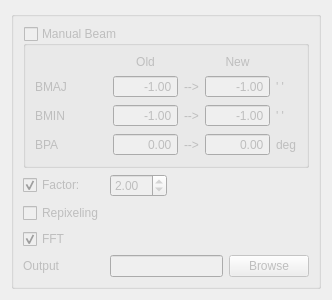
        <widget class="QWidget" name="page_5">
         <layout class="QGridLayout" name="gridLayout_11">
          <item row="1" column="0">
           <widget class="QGroupBox" name="SmoothgroupBox">
            <property name="enabled">
             <bool>false</bool>
            </property>
            <property name="title">
             <string/>
            </property>
            <property name="checkable">
             <bool>false</bool>
            </property>
            <property name="checked">
             <bool>false</bool>
            </property>
            <layout class="QGridLayout" name="gridLayout_6">
             <item row="3" column="0">
              <widget class="QCheckBox" name="ReducecheckBox">
               <property name="text">
                <string>Repixeling</string>
               </property>
              </widget>
             </item>
             <item row="0" column="0" colspan="3">
              <widget class="QGroupBox" name="BeamgroupBox">
               <property name="sizePolicy">
                <sizepolicy hsizetype="Preferred" vsizetype="Maximum">
                 <horstretch>0</horstretch>
                 <verstretch>0</verstretch>
                </sizepolicy>
               </property>
               <property name="toolTip">
                <string>&lt;html&gt;&lt;head/&gt;&lt;body&gt;&lt;p&gt;Manually insert beam parameters&lt;/p&gt;&lt;/body&gt;&lt;/html&gt;</string>
               </property>
               <property name="whatsThis">
                <string>&lt;html&gt;&lt;head/&gt;&lt;body&gt;&lt;p&gt;Whether you wish to manually insert beam parameters&lt;/p&gt;&lt;/body&gt;&lt;/html&gt;</string>
               </property>
               <property name="title">
                <string>Manual Beam</string>
               </property>
               <property name="checkable">
                <bool>true</bool>
               </property>
               <property name="checked">
                <bool>false</bool>
               </property>
               <layout class="QGridLayout" name="gridLayout_8">
                <item row="3" column="0">
                 <widget class="QLabel" name="label_7">
                  <property name="text">
                   <string>BPA</string>
                  </property>
                 </widget>
                </item>
                <item row="0" column="4">
                 <widget class="QLabel" name="label_2">
                  <property name="sizePolicy">
                   <sizepolicy hsizetype="Preferred" vsizetype="Fixed">
                    <horstretch>0</horstretch>
                    <verstretch>0</verstretch>
                   </sizepolicy>
                  </property>
                  <property name="text">
                   <string>New</string>
                  </property>
                  <property name="alignment">
                   <set>Qt::AlignCenter</set>
                  </property>
                 </widget>
                </item>
                <item row="1" column="0">
                 <widget class="QLabel" name="label_4">
                  <property name="sizePolicy">
                   <sizepolicy hsizetype="Fixed" vsizetype="Preferred">
                    <horstretch>0</horstretch>
                    <verstretch>0</verstretch>
                   </sizepolicy>
                  </property>
                  <property name="layoutDirection">
                   <enum>Qt::RightToLeft</enum>
                  </property>
                  <property name="text">
                   <string>BMAJ</string>
                  </property>
                 </widget>
                </item>
                <item row="2" column="0">
                 <widget class="QLabel" name="label_6">
                  <property name="text">
                   <string>BMIN</string>
                  </property>
                 </widget>
                </item>
                <item row="1" column="2">
                 <widget class="QDoubleSpinBox" name="ObmajSpinBox">
                  <property name="locale">
                   <locale language="English" country="UnitedStates"/>
                  </property>
                  <property name="alignment">
                   <set>Qt::AlignRight|Qt::AlignTrailing|Qt::AlignVCenter</set>
                  </property>
                  <property name="buttonSymbols">
                   <enum>QAbstractSpinBox::NoButtons</enum>
                  </property>
                  <property name="minimum">
                   <double>-1.000000000000000</double>
                  </property>
                  <property name="maximum">
                   <double>10000.000000000000000</double>
                  </property>
                  <property name="value">
                   <double>-1.000000000000000</double>
                  </property>
                 </widget>
                </item>
                <item row="1" column="4">
                 <widget class="QDoubleSpinBox" name="NbmajSpinBox">
                  <property name="locale">
                   <locale language="English" country="UnitedStates"/>
                  </property>
                  <property name="alignment">
                   <set>Qt::AlignRight|Qt::AlignTrailing|Qt::AlignVCenter</set>
                  </property>
                  <property name="buttonSymbols">
                   <enum>QAbstractSpinBox::NoButtons</enum>
                  </property>
                  <property name="minimum">
                   <double>-1.000000000000000</double>
                  </property>
                  <property name="maximum">
                   <double>10000.000000000000000</double>
                  </property>
                  <property name="value">
                   <double>-1.000000000000000</double>
                  </property>
                 </widget>
                </item>
                <item row="1" column="5">
                 <widget class="QLabel" name="label_11">
                  <property name="sizePolicy">
                   <sizepolicy hsizetype="Maximum" vsizetype="Preferred">
                    <horstretch>0</horstretch>
                    <verstretch>0</verstretch>
                   </sizepolicy>
                  </property>
                  <property name="text">
                   <string>' '</string>
                  </property>
                 </widget>
                </item>
                <item row="2" column="2">
                 <widget class="QDoubleSpinBox" name="ObminSpinBox">
                  <property name="sizePolicy">
                   <sizepolicy hsizetype="Ignored" vsizetype="Preferred">
                    <horstretch>0</horstretch>
                    <verstretch>0</verstretch>
                   </sizepolicy>
                  </property>
                  <property name="locale">
                   <locale language="English" country="UnitedStates"/>
                  </property>
                  <property name="alignment">
                   <set>Qt::AlignRight|Qt::AlignTrailing|Qt::AlignVCenter</set>
                  </property>
                  <property name="buttonSymbols">
                   <enum>QAbstractSpinBox::NoButtons</enum>
                  </property>
                  <property name="minimum">
                   <double>-1.000000000000000</double>
                  </property>
                  <property name="maximum">
                   <double>10000.000000000000000</double>
                  </property>
                  <property name="value">
                   <double>-1.000000000000000</double>
                  </property>
                 </widget>
                </item>
                <item row="3" column="2">
                 <widget class="QDoubleSpinBox" name="ObpaSpinBox">
                  <property name="locale">
                   <locale language="English" country="UnitedStates"/>
                  </property>
                  <property name="alignment">
                   <set>Qt::AlignRight|Qt::AlignTrailing|Qt::AlignVCenter</set>
                  </property>
                  <property name="buttonSymbols">
                   <enum>QAbstractSpinBox::NoButtons</enum>
                  </property>
                  <property name="minimum">
                   <double>-10000.000000000000000</double>
                  </property>
                  <property name="maximum">
                   <double>10000.000000000000000</double>
                  </property>
                  <property name="value">
                   <double>0.000000000000000</double>
                  </property>
                 </widget>
                </item>
                <item row="2" column="3">
                 <widget class="QLabel" name="label_8">
                  <property name="text">
                   <string>--&gt;</string>
                  </property>
                 </widget>
                </item>
                <item row="3" column="3">
                 <widget class="QLabel" name="label_9">
                  <property name="text">
                   <string>--&gt;</string>
                  </property>
                 </widget>
                </item>
                <item row="2" column="4">
                 <widget class="QDoubleSpinBox" name="NbminSpinBox">
                  <property name="locale">
                   <locale language="English" country="UnitedStates"/>
                  </property>
                  <property name="alignment">
                   <set>Qt::AlignRight|Qt::AlignTrailing|Qt::AlignVCenter</set>
                  </property>
                  <property name="buttonSymbols">
                   <enum>QAbstractSpinBox::NoButtons</enum>
                  </property>
                  <property name="minimum">
                   <double>-1.000000000000000</double>
                  </property>
                  <property name="maximum">
                   <double>10000.000000000000000</double>
                  </property>
                  <property name="value">
                   <double>-1.000000000000000</double>
                  </property>
                 </widget>
                </item>
                <item row="3" column="4">
                 <widget class="QDoubleSpinBox" name="NbpaSpinBox">
                  <property name="locale">
                   <locale language="English" country="UnitedStates"/>
                  </property>
                  <property name="alignment">
                   <set>Qt::AlignRight|Qt::AlignTrailing|Qt::AlignVCenter</set>
                  </property>
                  <property name="buttonSymbols">
                   <enum>QAbstractSpinBox::NoButtons</enum>
                  </property>
                  <property name="minimum">
                   <double>-10000.000000000000000</double>
                  </property>
                  <property name="maximum">
                   <double>10000.000000000000000</double>
                  </property>
                  <property name="value">
                   <double>0.000000000000000</double>
                  </property>
                 </widget>
                </item>
                <item row="3" column="5">
                 <widget class="QLabel" name="label_3">
                  <property name="sizePolicy">
                   <sizepolicy hsizetype="Maximum" vsizetype="Preferred">
                    <horstretch>0</horstretch>
                    <verstretch>0</verstretch>
                   </sizepolicy>
                  </property>
                  <property name="text">
                   <string>deg</string>
                  </property>
                 </widget>
                </item>
                <item row="2" column="5">
                 <widget class="QLabel" name="label_10">
                  <property name="sizePolicy">
                   <sizepolicy hsizetype="Maximum" vsizetype="Preferred">
                    <horstretch>0</horstretch>
                    <verstretch>0</verstretch>
                   </sizepolicy>
                  </property>
                  <property name="text">
                   <string>' '</string>
                  </property>
                 </widget>
                </item>
                <item row="0" column="2">
                 <widget class="QLabel" name="label">
                  <property name="sizePolicy">
                   <sizepolicy hsizetype="Preferred" vsizetype="Preferred">
                    <horstretch>0</horstretch>
                    <verstretch>0</verstretch>
                   </sizepolicy>
                  </property>
                  <property name="text">
                   <string>Old</string>
                  </property>
                  <property name="alignment">
                   <set>Qt::AlignCenter</set>
                  </property>
                 </widget>
                </item>
                <item row="1" column="3">
                 <widget class="QLabel" name="label_5">
                  <property name="sizePolicy">
                   <sizepolicy hsizetype="Fixed" vsizetype="Preferred">
                    <horstretch>0</horstretch>
                    <verstretch>0</verstretch>
                   </sizepolicy>
                  </property>
                  <property name="text">
                   <string>--&gt;</string>
                  </property>
                 </widget>
                </item>
                <item row="1" column="1">
                 <spacer name="horizontalSpacer_15">
                  <property name="orientation">
                   <enum>Qt::Horizontal</enum>
                  </property>
                  <property name="sizeType">
                   <enum>QSizePolicy::Fixed</enum>
                  </property>
                  <property name="sizeHint" stdset="0">
                   <size>
                    <width>40</width>
                    <height>20</height>
                   </size>
                  </property>
                 </spacer>
                </item>
               </layout>
              </widget>
             </item>
             <item row="4" column="0">
              <widget class="QCheckBox" name="FFTcheckBox">
               <property name="text">
                <string>FFT</string>
               </property>
               <property name="checked">
                <bool>true</bool>
               </property>
              </widget>
             </item>
             <item row="2" column="1">
              <widget class="QDoubleSpinBox" name="FactordoubleSpinBox">
               <property name="sizePolicy">
                <sizepolicy hsizetype="Fixed" vsizetype="Fixed">
                 <horstretch>0</horstretch>
                 <verstretch>0</verstretch>
                </sizepolicy>
               </property>
               <property name="value">
                <double>2.000000000000000</double>
               </property>
              </widget>
             </item>
             <item row="5" column="0">
              <widget class="QLabel" name="label_39">
               <property name="text">
                <string>Output</string>
               </property>
              </widget>
             </item>
             <item row="5" column="2">
              <widget class="QPushButton" name="SmoothOutpushButton">
               <property name="text">
                <string>Browse</string>
               </property>
              </widget>
             </item>
             <item row="5" column="1">
              <widget class="QLineEdit" name="SmoothOutlineEdit"/>
             </item>
             <item row="2" column="0">
              <widget class="QCheckBox" name="FactorcheckBox">
               <property name="text">
                <string>Factor:</string>
               </property>
               <property name="checked">
                <bool>true</bool>
               </property>
              </widget>
             </item>
            </layout>
           </widget>
          </item>
         </layout>
        </widget>
